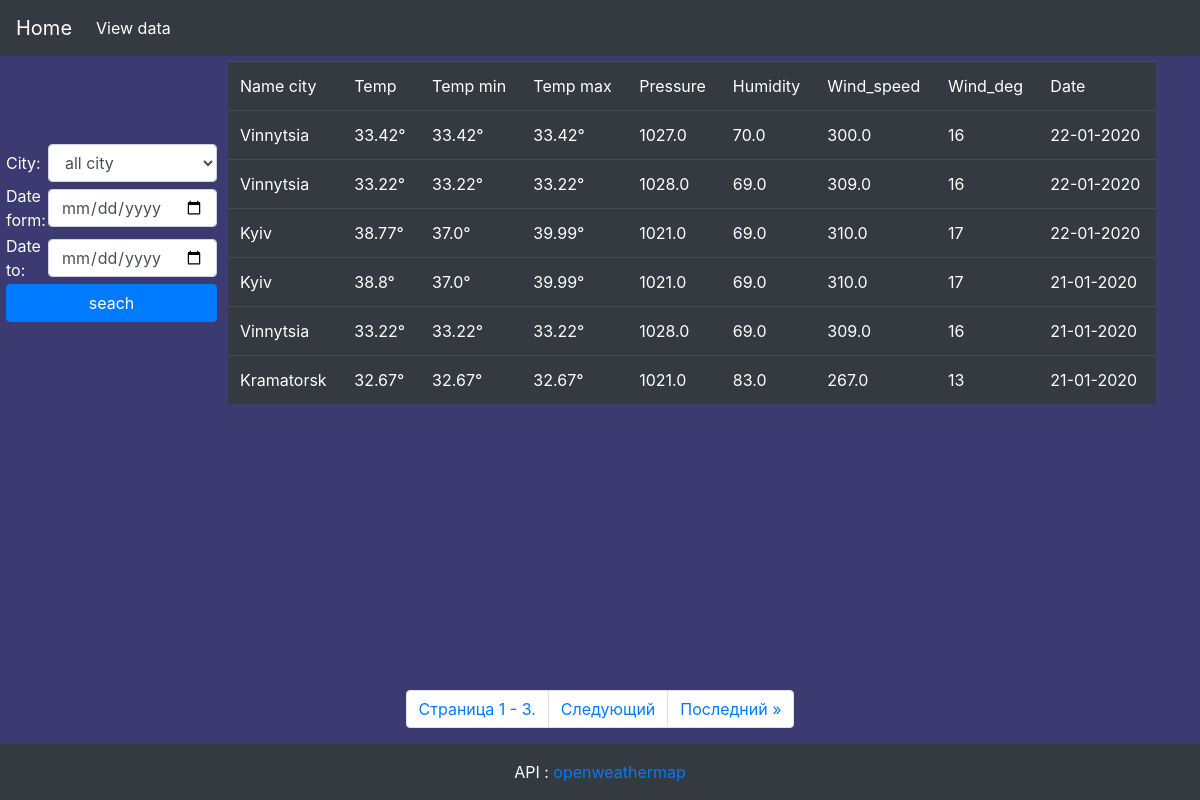
The app's page /data/ with its own data.
### weather/models.py (models this page shows, shortened)
class City(models.Model):
    name = models.CharField(max_length=255)
    code = models.IntegerField()
    coord_lon = models.FloatField()
    coord_lat = models.FloatField()
    temp = models.FloatField()
    temp_min = models.FloatField()
    temp_max = models.FloatField()
    pressure = models.FloatField()
    humidity = models.FloatField()
    wind_speed = models.FloatField()
    wind_deg = models.IntegerField()
    date = models.DateField(auto_now=True)

### weather/views.py (the view, shortened to what this page needs)
# urls.py: path('data/', Data_C.as_view()),
class Data_C(View):
    def get(self, request, *args, **kwargs):
        ex = {}
        data = City.objects.all().order_by('-id')
        if (request.GET.get('city')):
            ex['select_city'] = request.GET.get('city') # select city for paginator
            data = data.filter(name=request.GET.get('city'))
        if (request.GET.get('date_form')):
            data = data.filter(date__gte=request.GET.get('date_form'))
        if(request.GET.get('date_to')):
            data = data.filter(date__lte=request.GET.get('date_to'))
        if (request.GET.get('code')):
            ex['this_data'] = int(request.GET.get('code')) # select user query
        ex['city'] = City.objects.raw('select id, name from weather_city group by name') #all citry to db for list
        page = Paginator(data,6)
        if (request.GET.get('page')):
            pg = request.GET.get('page')
            ex['data'] = page.get_page(pg)
        else:
            ex['data'] = page.get_page(1)
        return render(request, 'data.html',ex)

### templates/data.html (shortened to what this page needs)
{% extends 'base.html' %}
{% block head %}
    {% load static %}
    <link rel="stylesheet" href="{% static 'css/page_data.css' %}">
{% endblock %}
{% block content %}
    <div class="ps_content">
        <div class="forms">
            <form class="forma_f" action="">
                <table>
                    <tr>
                        <td class="white">City:</td>
                        <td>
                            <select class="form-control" name="city" id="city">
                                <option value="">all city</option>
                            </select>
                        </td>
                    </tr>
                    <tr>
                        <td class="white">Date form:</td>
                        <td>
                            <input class="form-control" type="date" name="date_form"
                                   value="{% for key,value in request.GET.items %}{% if key == 'date_form' %}{{ value }}{% endif %}{% endfor %}">
                        </td>
                    </tr>
                    <tr>
                        <td class="white">Date to:</td>
                        <td>
                            <input class="form-control" type="date" name="date_to"
                                   value="{% for key,value in request.GET.items %}{% if key == 'date_to' %}{{ value }}{% endif %}{% endfor %}">
                        </td>
                    </tr>
                    <tr>
                        <td colspan="2">
                            <input class="btn btn-primary" type="submit" value="seach">
                        </td>
                    </tr>
                </table>
            </form>
        </div>
        <div class="table_data">
            <table class="table table-dark">
                <thead>
                <tr>
                    <td>Name city</td>
                    <td>Temp</td>
                    <td>Temp min</td>
                    <td>Temp max</td>
                    <td>Pressure</td>
                    <td>Humidity</td>
                    <td>Wind_speed</td>
                    <td>Wind_deg</td>
                    <td>Date</td>
                </tr>
                </thead>
                <tbody>
                {% for i in data.object_list %}
                    <tr {% if this_data == i.id %} class="red" {% endif %}>
                        <td>{{ i.name }}</td>
                        <td>{{ i.temp }}°</td>
                        <td>{{ i.temp_min }}°</td>
                        <td>{{ i.temp_max }}°</td>
                        <td>{{ i.pressure }}</td>
                        <td>{{ i.humidity }}</td>
                        <td>{{ i.wind_speed }}</td>
                        <td>{{ i.wind_deg }}</td>
                        <td>{{ i.date|date:'d-m-Y' }}</td>
                    </tr>
                {% endfor %}
                </tbody>
            </table>
        </div>
    </div>
    <ul class="pagination">
        <li class="page-item"> <div class="page-link">Страница {{ data.number }} - {{data.paginator.num_pages }}.</div> </li>
        {% if data.has_next %}
            <li class="page-item"> <a class="page-link" href="?page={{ data.next_page_number }}{% for key,value in request.GET.items %}{% ifnotequal key 'page' %}&{{ key }}={{ value }}{% endifnotequal %}{% endfor %}">Следующий</a> </li>
            <li class="page-item"> <a class="page-link" href="?page={{ data.paginator.num_pages }}">Последний &raquo;</a> </li>
        {% endif %}
    </ul>
{% endblock %}

### templates/base.html (shortened to what this page needs)
<!doctype html>
<html lang="en">
<head>
    <link rel="stylesheet" href="https://stackpath.bootstrapcdn.com/bootstrap/4.4.1/css/bootstrap.min.css">
    {% load static %}
    <link rel="stylesheet" href="{% static 'css/start_page.css' %}">
    {% block head %}
    {% endblock %}
</head>
<body>
<header>
    <nav class="navbar navbar-expand-lg navbar-dark bg-dark">
        <a class="navbar-brand" href="/">Home</a>
        <div class="collapse navbar-collapse" id="navbarSupportedContent">
            <ul class="navbar-nav mr-auto">
                <li class="nav-item active">
                    <a class="nav-link" href="/data/">View data <span class="sr-only">(current)</span></a>
                </li>
            </ul>
        </div>
    </nav>
</header>
<div class="content">
    {% block content %}
    {% endblock %}
</div>
<footer class="page-footer font-small bg-dark">
    <div class="footer-copyright text-center py-3  white_ed">
        API : <a href="https://openweathermap.org/api">openweathermap</a>
    </div>
</footer>
</body>
</html>

### static/css/start_page.css (style rules this page uses)
html, body { height: 100%; }
body { display: flex; flex-direction: column; }
.content { flex: 1 0 auto; }
body { background: #0a0a4ecc; }
.white_ed { color: white; }

### static/css/page_data.css (style rules this page uses)
.table { margin: 5px; width: 95%; }
.content { display: flex; flex-direction: column; justify-content: space-between; align-items: center; }
.forma_f { display: flex; flex-direction: column; }
.ps_content { width: 100%; display: flex; align-items: center; }
.forms { margin: 5px; }
.table_data { width: 100%; }
.btn { width: 100%; }
.white { color: white; width: 50px; }

### records on screen
City: name "Vinnytsia", temp "33.42", temp_min "33.42", temp_max "33.42", pressure "1027.0", humidity "70.0", wind_speed "300.0", wind_deg "16", date "22-01-2020"
City: name "Vinnytsia", temp "33.22", temp_min "33.22", temp_max "33.22", pressure "1028.0", humidity "69.0", wind_speed "309.0", wind_deg "16", date "22-01-2020"
City: name "Kyiv", temp "38.77", temp_min "37.0", temp_max "39.99", pressure "1021.0", humidity "69.0", wind_speed "310.0", wind_deg "17", date "22-01-2020"
City: name "Kyiv", temp "38.8", temp_min "37.0", temp_max "39.99", pressure "1021.0", humidity "69.0", wind_speed "310.0", wind_deg "17", date "21-01-2020"
City: name "Vinnytsia", temp "33.22", temp_min "33.22", temp_max "33.22", pressure "1028.0", humidity "69.0", wind_speed "309.0", wind_deg "16", date "21-01-2020"
City: name "Kramatorsk", temp "32.67", temp_min "32.67", temp_max "32.67", pressure "1021.0", humidity "83.0", wind_speed "267.0", wind_deg "13", date "21-01-2020"

### other values on screen
{{ data.number }} "1"
{{ data.paginator.num_pages }} "3"
